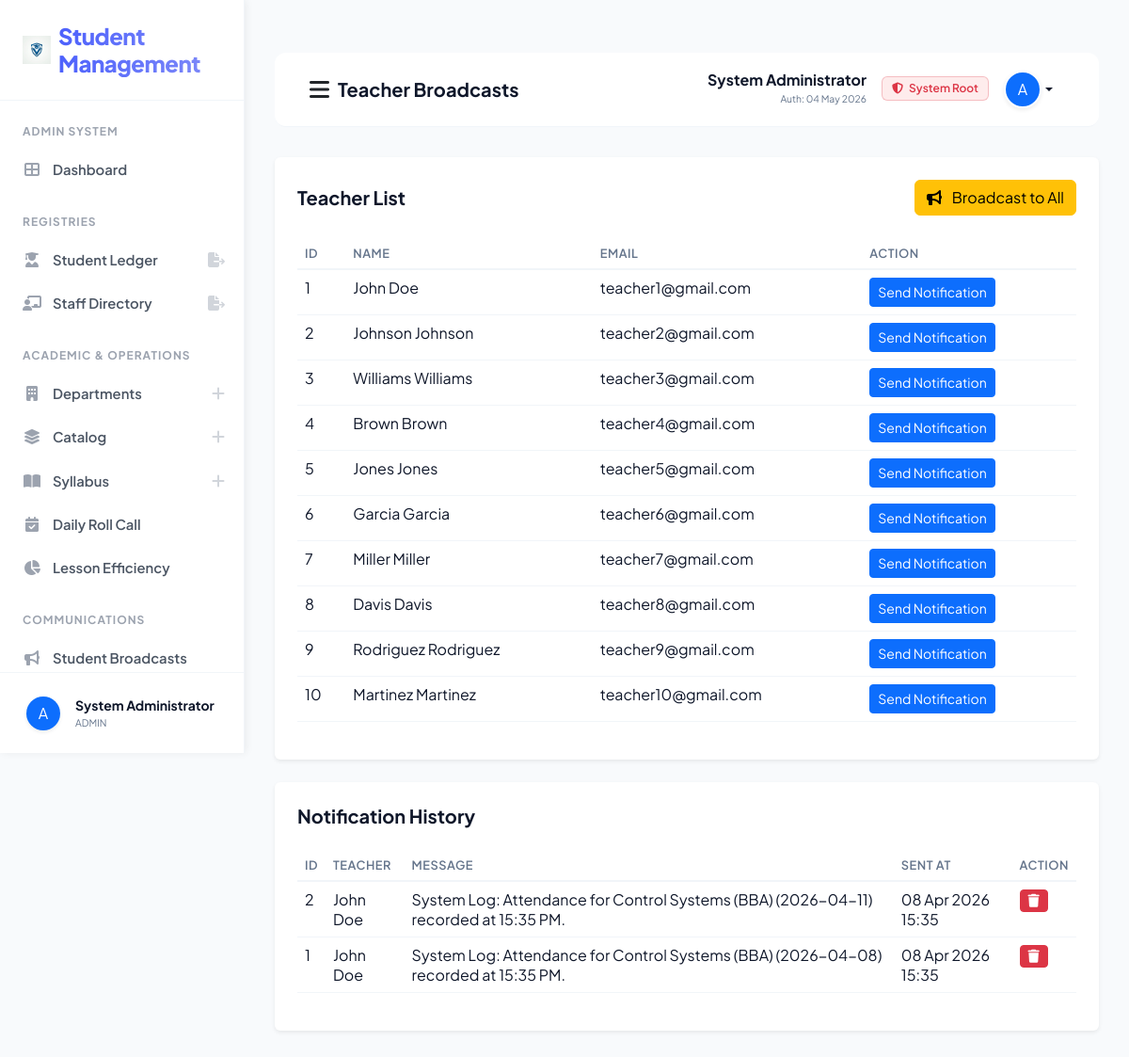
/send_teacher_notification/ (signed in), run on the app's committed database.
### sms/models.py (models this page shows, shortened)
class CustomUser(AbstractUser):
    USER_TYPE_CHOICES = (
        ('ADMIN', 'Admin'),
        ('TEACHER', 'Teacher'),
        ('STUDENT', 'Student'),
    )
    user_type = models.CharField(max_length=10, choices=USER_TYPE_CHOICES, default='ADMIN')
    profile_pic = models.ImageField(upload_to='profile_pics/', null=True, blank=True)
    phone = models.CharField(max_length=15, null=True, blank=True)

class Teacher(models.Model):
    user = models.OneToOneField(CustomUser, on_delete=models.CASCADE)
    address = models.TextField()
    department = models.ForeignKey(Department, on_delete=models.CASCADE, null=True, blank=True)
    created_at = models.DateTimeField(auto_now_add=True)
    updated_at = models.DateTimeField(auto_now=True)

class NotificationTeacher(models.Model):
    teacher = models.ForeignKey(Teacher, on_delete=models.CASCADE)
    message = models.TextField()
    created_at = models.DateTimeField(auto_now_add=True)
    updated_at = models.DateTimeField(auto_now=True)

### sms/views/admin_views.py (the view)
# urls.py: path('send_teacher_notification/', admin_views.send_teacher_notification, name="send_teacher_notification"),
def send_teacher_notification(request):
    teachers = Teacher.objects.all()
    notifications = NotificationTeacher.objects.all().order_by("-id")
    return render(request, "sms/admin_template/send_teacher_notification.html", {"teachers": teachers, "notifications": notifications})

### sms/templates/sms/admin_template/send_teacher_notification.html (shortened to what this page needs)
﻿{% extends 'sms/base.html' %}
{% block page_title %}Teacher Broadcasts{% endblock page_title %}
{% block sidebar_nav %}
{% include 'sms/admin_template/sidebar_template.html' with active_page='teacher_notification' %}
{% endblock sidebar_nav %}
{% block main_content %}
<div class="card shadow-sm border-0 p-4">
    <div class="d-flex justify-content-between align-items-center mb-4">
        <h5 class="fw-bold mb-0">Teacher List</h5>
        <button class="btn btn-warning show_notification_modal" data-id="all" data-name="All Teachers">
            <i class="fas fa-bullhorn me-2"></i> Broadcast to All
        </button>
    </div>
    <div class="table-responsive">
        <table class="table table-hover">
            <thead>
                <tr>
                    <th>ID</th>
                    <th>Name</th>
                    <th>Email</th>
                    <th>Action</th>
                </tr>
            </thead>
            <tbody>
                {% for teacher in teachers %}
                <tr>
                    <td>{{ teacher.id }}</td>
                    <td>{{ teacher.user.get_full_name }}</td>
                    <td>{{ teacher.user.email }}</td>
                    <td>
                        <button class="btn btn-sm btn-primary show_notification_modal" data-id="{{ teacher.id }}"
                            data-name="{{ teacher.user.get_full_name }}">Send Notification</button>
                    </td>
                </tr>
                {% endfor %}
            </tbody>
        </table>
    </div>
</div>
<div class="card shadow-sm border-0 p-4 mt-4">
    <h5 class="fw-bold mb-4">Notification History</h5>
    <div class="table-responsive">
        <table class="table table-hover">
            <thead>
                <tr>
                    <th>ID</th>
                    <th>Teacher</th>
                    <th>Message</th>
                    <th>Sent At</th>
                    <th>Action</th>
                </tr>
            </thead>
            <tbody>
                {% for row in notifications %}
                <tr>
                    <td>{{ row.id }}</td>
                    <td>{{ row.teacher.user.get_full_name }}</td>
                    <td>{{ row.message }}</td>
                    <td>{{ row.created_at|date:"d M Y H:i" }}</td>
                    <td>
                        <a href="{% url 'delete_teacher_notification' row.id %}" class="btn btn-sm btn-danger"
                            onclick="return confirm('Delete this notification?')"><i class="fas fa-trash"></i></a>
                    </td>
                </tr>
                {% empty %}
                <tr>
                    <td colspan="5" class="text-center">No notifications sent yet</td>
                </tr>
                {% endfor %}
            </tbody>
        </table>
    </div>
</div>
{% endblock main_content %}

### sms/templates/sms/base.html (shortened to what this page needs)
<!DOCTYPE html>
{% load static %}
<html lang="en">
<head>
    <link href="https://cdn.jsdelivr.net/npm/bootstrap@5.3.0/dist/css/bootstrap.min.css" rel="stylesheet">
    <link rel="stylesheet" href="https://cdnjs.cloudflare.com/ajax/libs/font-awesome/6.4.0/css/all.min.css">
    <link rel="stylesheet" href="{% static 'css/style.css' %}?v=4.0">
</head>
<body>
    <div class="sidebar" id="sidebar">
        <div class="sidebar-brand d-flex align-items-center">
            <img src="{% static 'images/logo.png' %}" width="30" height="30" class="me-2">
            <h4 class="m-0">Student Management</h4>
        </div>
        <div class="nav flex-column sidebar-scroll flex-grow-1 overflow-y-auto">
            {% block sidebar_nav %}{% endblock sidebar_nav %}
        </div>
        <div class="sidebar-footer border-top p-0 mt-auto">
            <div class="dropup w-100">
                <button class="btn w-100 d-flex align-items-center p-3 border-0 bg-transparent dropdown-toggle no-caret" type="button" data-bs-toggle="dropdown" aria-expanded="false">
                    {% if user.profile_pic %}
                    <img src="{{ user.profile_pic.url }}" width="36" height="36" class="rounded-circle me-3 shadow-sm">
                    {% else %}
                    <div class="bg-primary text-white rounded-circle d-flex align-items-center justify-content-center shadow-sm me-3" style="width: 36px; height: 36px; flex-shrink: 0;">
                        {{ user.username|first|upper }}
                    </div>
                    {% endif %}
                    <div class="text-start overflow-hidden">
                        <div class="fw-bold small text-dark text-truncate">{{ user.get_full_name }}</div>
                        <div class="text-muted text-truncate" style="font-size: 0.65rem;">{{ user.user_type }}</div>
                    </div>
                </button>
            </div>
        </div>
    </div>
    <div class="main-content">
        <nav class="navbar border-bottom">
            <div class="container-fluid">
                <div class="d-flex align-items-center">
                    <button id="sidebarToggle" class="btn btn-link link-dark me-2 p-0">
                        <i class="fas fa-bars fs-4 text-main"></i>
                    </button>
                    <span class="navbar-brand fw-bold text-dark">{% block page_title %}{% endblock page_title %}</span>
                </div>
                <div class="d-flex align-items-center">
                    <div class="dropdown">
                        <button
                            class="btn btn-link dropdown-toggle text-decoration-none text-dark d-flex align-items-center"
                            type="button" data-bs-toggle="dropdown">
                            <div class="text-end me-3 d-none d-md-block">
                                <span class="d-block fw-bold lh-1 mb-1">{{ user.get_full_name }}</span>
                                <span class="d-block text-muted" style="font-size: 0.65rem;">Auth: {{ user.last_login|date:"d M Y" }}</span>
                            </div>
                            {% if user.user_type == "TEACHER" %}
                            <span class="badge bg-soft-success text-success me-3 border border-success border-opacity-25 d-none d-lg-inline-block">
                                <i class="fas fa-certificate me-1"></i> Staff Verified
                            </span>
                            {% elif user.user_type == "STUDENT" %}
                             <span class="badge bg-soft-primary text-primary me-3 border border-primary border-opacity-25 d-none d-lg-inline-block">
                                <i class="fas fa-user-graduate me-1"></i> Student ID Active
                            </span>
                             {% elif user.user_type == "ADMIN" %}
                             <span class="badge bg-soft-danger text-danger me-3 border border-danger border-opacity-25 d-none d-lg-inline-block">
                                <i class="fas fa-shield-alt me-1"></i> System Root
                            </span>
                            {% endif %}
                            {% if user.profile_pic %}
                            <img src="{{ user.profile_pic.url }}" width="40" height="40" class="rounded-circle shadow-sm border border-light">
                            {% else %}
                            <div class="bg-primary text-white rounded-circle d-flex align-items-center justify-content-center shadow-sm"
                                style="width: 40px; height: 40px; border: 2px solid white;">
                                {{ user.username|first|upper }}
                            </div>
                            {% endif %}
                        </button>
                    </div>
                </div>
            </div>
        </nav>
        {% block main_content %}{% endblock main_content %}
    </div>
</body>
</html>

### sms/static/css/style.css (style rules this page uses)
:root { --primary-color: #4d61fc; --primary-hover: #3b4ad9; --sidebar-bg: #ffffff; --sidebar-text: #4b5563; --sidebar-active-bg: #eff6ff; --sidebar-active-text: #4d61fc; --border-color: #f1f5f9; --body-bg: #f8fafc; --card-bg: #ffffff; --text-main: #0f172a; --text-muted: #64748b; --transition-speed: 0.25s; --shadow-premium: 0 10px 40px -10px rgba(0, 0, 0, 0.08); }
.bg-soft-danger { background: rgba(239, 68, 68, 0.1) !important; }
body { background-color: var(--body-bg) !important; color: var(--text-main) !important; font-family: 'Plus Jakarta Sans', sans-serif !important; margin: 0 !important; overflow-x: hidden !important; transition: background-color var(--transition-speed), color var(--transition-speed); }
.sidebar { width: 260px; height: 100vh; position: fixed; top: 0; left: 0; background-color: var(--sidebar-bg); border-right: 1px solid var(--border-color); box-shadow: 2px 0 8px rgba(0,0,0,0.06); z-index: 1060; display: flex; flex-direction: column; overflow: hidden; transition: left var(--transition-speed) ease-in-out; }
.sidebar-brand { padding: 24px !important; border-bottom: 1px solid var(--border-color) !important; flex-shrink: 0 !important; }
.sidebar-brand h4 { margin: 0 !important; font-weight: 800 !important; letter-spacing: -0.5px !important; background: linear-gradient(to right, var(--primary-color), #818cf8); -webkit-background-clip: text; background-clip: text; -webkit-text-fill-color: transparent; }
.sidebar-scroll { overflow-y: auto !important; overflow-x: hidden !important; flex: 1 !important; min-height: 0 !important; flex-wrap: nowrap !important; }
.sidebar-footer { padding: 8px 12px !important; border-top: 1px solid var(--border-color) !important; flex-shrink: 0 !important; }
.no-caret::after { display: none !important; }
.main-content { margin-left: 260px; padding: 32px 32px 100px 32px; min-height: 100vh; box-sizing: border-box; transition: margin-left var(--transition-speed); }
h5.fw-bold { color: var(--text-main); }
.badge { font-weight: 600 !important; padding: 6px 10px !important; }
.table { color: var(--text-main) !important; }
.table thead th { border-bottom: 2px solid var(--border-color) !important; color: var(--text-muted) !important; font-weight: 600 !important; text-transform: uppercase !important; font-size: 0.8rem !important; letter-spacing: 0.5px !important; background-color: transparent !important; }
.table tbody td { border-color: var(--border-color) !important; color: var(--text-main) !important; background-color: transparent !important; }
.navbar { background: var(--card-bg) !important; border-bottom: 1px solid var(--border-color) !important; padding: 12px 24px !important; margin-bottom: 32px !important; border-radius: 12px !important; transition: background var(--transition-speed), border-color var(--transition-speed); }
.text-dark { color: var(--text-main) !important; }
.text-muted { color: var(--text-muted) !important; }

### data on the page
CustomUser: username|first "A", get_full_name "System Administrator", user_type "ADMIN", last_login "04 May 2026"
Teacher: id "1", user.get_full_name "John Doe", user.email "teacher1@gmail.com"
Teacher: id "2", user.get_full_name "Johnson Johnson", user.email "teacher2@gmail.com"
Teacher: id "3", user.get_full_name "Williams Williams", user.email "teacher3@gmail.com"
Teacher: id "4", user.get_full_name "Brown Brown", user.email "teacher4@gmail.com"
Teacher: id "5", user.get_full_name "Jones Jones", user.email "teacher5@gmail.com"
Teacher: id "6", user.get_full_name "Garcia Garcia", user.email "teacher6@gmail.com"
Teacher: id "7", user.get_full_name "Miller Miller", user.email "teacher7@gmail.com"
Teacher: id "8", user.get_full_name "Davis Davis", user.email "teacher8@gmail.com"
Teacher: id "9", user.get_full_name "Rodriguez Rodriguez", user.email "teacher9@gmail.com"
Teacher: id "10", user.get_full_name "Martinez Martinez", user.email "teacher10@gmail.com"
NotificationTeacher: id "2", teacher.user.get_full_name "John Doe", message "System Log: Attendance for Control Systems (BBA) (2026-04-11) recorded at 15:35 PM.", created_at "08 Apr 2026 15:35"
NotificationTeacher: id "1", teacher.user.get_full_name "John Doe", message "System Log: Attendance for Control Systems (BBA) (2026-04-08) recorded at 15:35 PM.", created_at "08 Apr 2026 15:35"
